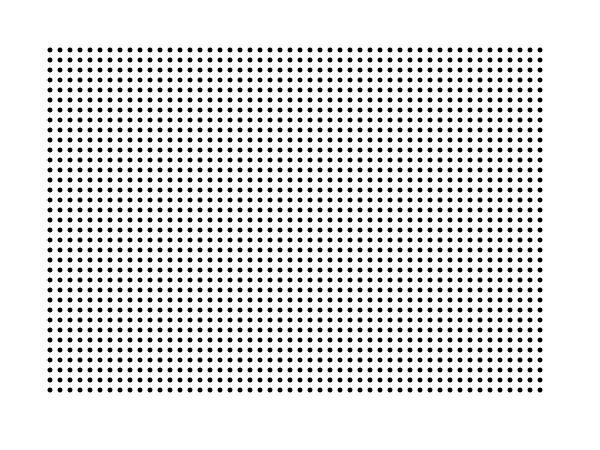
Frame 1 (no input)
Frame 60 (the mouse pressed at the canvas centre just before this capture): identical to frame 1, image omitted
Frame 120 (the mouse held since frame 60 and released just before this capture): identical to frame 1, image omitted

The Processing sketch that drew this single still picture (run headless with seeded random() and noise(); from frame 60 on, the mouse is pressed at the canvas centre):

// Processing sketch: d_Nested_Loops
// ── d_Nested_Loops.pde
/* 
 --------------------------
 ** PLEASE READ INFO TAB **
 --------------------------
 
 */

/////////////////////////// GLOBALS ////////////////////////////


/////////////////////////// SETUP ////////////////////////////

void setup() {
  size(600, 450);
  background(255);
  smooth();
  noStroke();
}

/////////////////////////// DRAW ////////////////////////////
void draw() {
  background(255);


  for (int y = 50; y<height-50; y+=10) {       
    for (int x = 50; x<width-50; x+=10) {        
      fill(0);
      ellipse( x, y, 5, 5);
    }
  }



  // Here is the same visual effect but using a nested while Loop
  // Note how many more lines of code are needed. It becomes complicated !
  /*
  int x = 50; 
   while (x<width-50) {
   
   int y = 50;
   while (y<height-50) {
   
   // Draw circles 
   fill(255, 0, 0); 
   ellipse(x, y, 5, 5);
   
   y+=10;
   }
   x+=10;
   }
   */
}




/////////////////////////// FUNCTIONS ////////////////////////////


// ── INFO.pde
/*

/////////////////////////////////
DESSINES MOI DES BOUCLES FOR EVER
WORKSHOP FREE ART BUREAU 08.11.14
/////////////////////////////////

--------------------------
Sketch : d_Nested_Loops
--------------------------

This sketch demonstrates how to repeat an instruction
using nested FOR loops > Loops within loops.

*NB The outer loop repeats the inner loop

    


************************
FREE ART BUREAU INFO
http://freeartbureau.org

******************************** END


*NB

----------------------------------------------
*/
